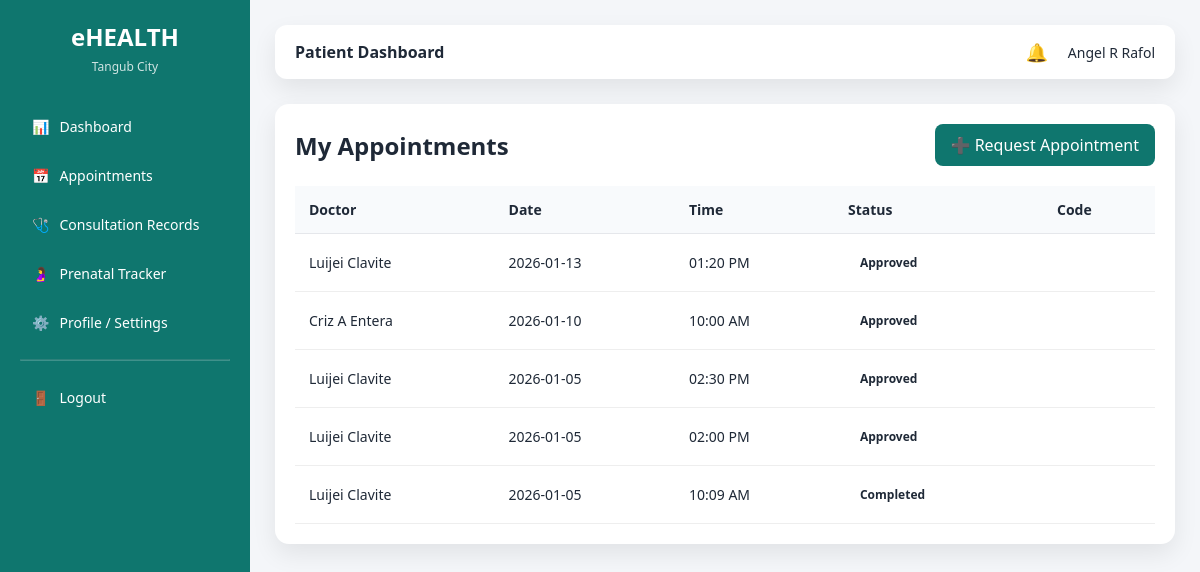
The app's page /patient/appointments.php (signed in) with its own data.
### tables this page shows
CREATE TABLE `appointments` (
  `appointment_id` int(11) NOT NULL,
  `patient_id` int(11) NOT NULL,
  `doctor_id` int(11) NOT NULL,
  `appointment_date` date NOT NULL,
  `appointment_time` time NOT NULL,
  `reason` text DEFAULT NULL,
  `qr_code` varchar(255) DEFAULT NULL,
  `status` enum('Pending','Approved','Completed','Cancelled') DEFAULT 'Pending',
  `created_at` timestamp NOT NULL DEFAULT current_timestamp()
);

CREATE TABLE `users` (
  `user_id` int(11) NOT NULL,
  `full_name` varchar(100) NOT NULL,
  `email` varchar(100) NOT NULL,
  `password` varchar(255) NOT NULL,
  `role` enum('admin','staff','doctor','patient') NOT NULL,
  `status` enum('active','inactive') DEFAULT 'active',
  `created_at` timestamp NOT NULL DEFAULT current_timestamp()
);

### patient/appointments.php (the view, shortened to what this page needs)
<?php
require_once "../config/database.php";
$user_id = $_SESSION['user_id'];
$p = mysqli_fetch_assoc(
    mysqli_query($conn, "SELECT patient_id FROM patients WHERE user_id = $user_id")
);
$patient_id = $p['patient_id'];
$appointments = mysqli_query($conn, "
    SELECT
        a.appointment_date,
        a.appointment_time,
        a.status,
        a.qr_code,
        u.full_name AS doctor_name
    FROM appointments a
    JOIN users u ON a.doctor_id = u.user_id
    WHERE a.patient_id = $patient_id
    ORDER BY a.appointment_date DESC, a.appointment_time DESC
");
?>
<!DOCTYPE html>
<html>
<head>
    <link rel="stylesheet" href="../assets/css/ui.css">
</head>
<body>
<div class="layout">
<?php require "../layouts/sidebar.php"; ?>
<main class="main">
<?php require "../layouts/topbar.php"; ?>
<div class="card">
    <div class="page-header">
        <h2>My Appointments</h2>
        <a href="request_appointment.php" class="btn-primary">
            ➕ Request Appointment
        </a>
    </div>
    <table class="data-table">
        <thead>
            <tr>
                <th>Doctor</th>
                <th>Date</th>
                <th>Time</th>
                <th>Status</th>
                <th>Code</th>
            </tr>
        </thead>
        <tbody>
            <?php if(mysqli_num_rows($appointments) > 0): ?>
                <?php while($row = mysqli_fetch_assoc($appointments)): ?>
                    <tr>
                        <td><?= $row['doctor_name'] ?></td>
                        <td><?= date('Y-m-d', strtotime($row['appointment_date'])) ?></td>
                        <td><?= date('h:i A', strtotime($row['appointment_time'])) ?></td>
                        <td>
                            <span class="status <?= strtolower($row['status']) ?>">
                                <?= ucfirst($row['status']) ?>
                            </span>
                        </td>
                        <td><?= $row['qr_code'] ?></td>
                    </tr>
                <?php endwhile; ?>
            <?php else: ?>
                <tr>
                    <td colspan="4" class="text-center">No appointments found.</td>
                </tr>
            <?php endif; ?>
        </tbody>
    </table>
</div>
</body>
</html>

### assets/css/ui.css (style rules this page uses)
:root { --primary: #0f766e; --primary-dark: #115e59; --background: #f4f6f9; --card-bg: #ffffff; --text-dark: #1f2937; --accent: #f59e0b; --danger: #dc2626; --success: #16a34a; --shadow: 0 10px 25px rgba(0,0,0,0.08); }
* { margin: 0; padding: 0; box-sizing: border-box; font-family: "Segoe UI", Tahoma, sans-serif; }
a { text-decoration: none; }
body { background: var(--background); color: var(--text-dark); }
.btn-primary { background: var(--primary); color: #fff; border: none; padding: 10px 16px; border-radius: 8px; cursor: pointer; transition: 0.2s ease; }
.layout { display: flex; min-height: 100vh; }
.main { flex: 1; padding: 25px; background: var(--background); overflow-y: auto; }
.data-table { width: 100%; border-collapse: collapse; }
.data-table thead th { background: #f8fafc; padding: 14px; font-size: 14px; text-align: left; font-weight: 600; border-bottom: 1px solid #e5e7eb; }
.data-table tbody td { padding: 14px; font-size: 14px; border-bottom: 1px solid #eee; vertical-align: middle; }
.page-header { display: flex; justify-content: space-between; align-items: center; margin-bottom: 20px; }
.card { background: #ffffff; padding: 20px; border-radius: 14px; box-shadow: var(--shadow); }
table { width: 100%; border-collapse: collapse; }
table th, table td { padding: 14px; border-bottom: 1px solid #eee; text-align: left; font-size: 14px; }
table th { background: #f8fafc; font-weight: 600; }
.status { padding: 6px 12px; border-radius: 12px; font-size: 12px; font-weight: 600; display: inline-block; }

### records on screen
appointments: doctor.full_name "Luijei Clavite", appointment_date "2026-01-13", appointment_time "01:20 PM", status "Approved"
appointments: doctor.full_name "Criz A Entera", appointment_date "2026-01-10", appointment_time "10:00 AM", status "Approved"
appointments: doctor.full_name "Luijei Clavite", appointment_date "2026-01-05", appointment_time "02:30 PM", status "Approved"
appointments: doctor.full_name "Luijei Clavite", appointment_date "2026-01-05", appointment_time "02:00 PM", status "Approved"
appointments: doctor.full_name "Luijei Clavite", appointment_date "2026-01-05", appointment_time "10:09 AM", status "Completed"

### other values on screen
$role "Patient"
$full_name "Angel R Rafol"
